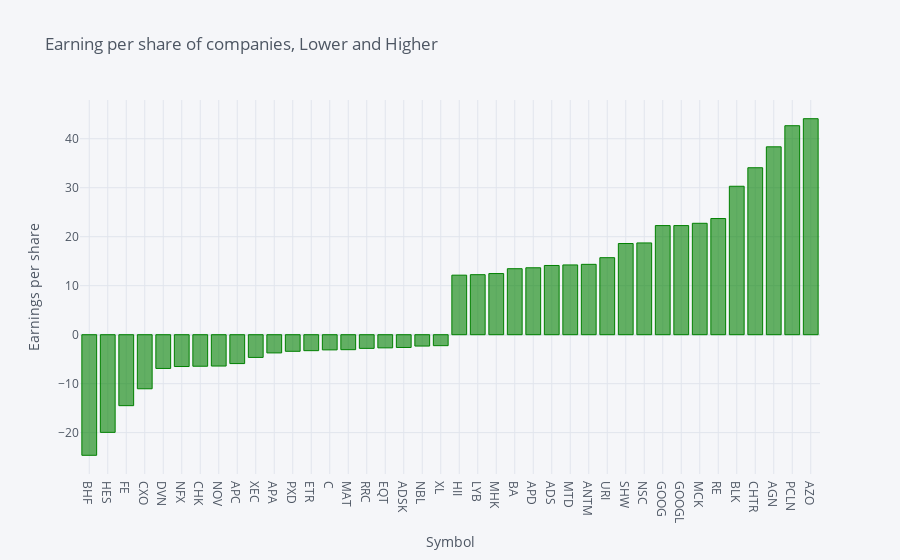

This figure's notebook cell:
### Code cell
val.iplot(x='Symbol',y='Earnings/Share',kind='bar',color='green',
          xTitle='Symbol',yTitle='Earnings per share',
          title='Earning per share of companies, Lower and Higher')

### Figure 1 — Plotly figure (JSON) as saved in the notebook; plotly's stock layout.template omitted (floating-point values rounded to 4 significant figures)
{"data": [{"marker": {"color": "rgba(0, 128, 0, 0.6)", "line": {"color": "rgba(0, 128, 0, 1.0)", "width": 1}}, "name": "Earnings/Share", "orientation": "v", "text": "", "type": "bar", "x": ["BHF", "HES", "FE", "CXO", "DVN", "NFX", "CHK", "NOV", "APC", "XEC", "APA", "PXD", "ETR", "C", "MAT", "RRC", "EQT", "ADSK", "NBL", "XL", "HII", "LYB", "MHK", "BA", "APD", "ADS", "MTD", "ANTM", "URI", "SHW", "NSC", "GOOG", "GOOGL", "MCK", "RE", "BLK", "CHTR", "AGN", "PCLN", "AZO"], "y": [-24.62, -19.94, -14.49, -11.04, -6.89, -6.5, -6.44, -6.4, -5.9, -4.64, -3.72, -3.39, -3.26, -3.1, -3.06, -2.79, -2.69, -2.61, -2.32, -2.24, 12.15, 12.25, 12.48, 13.47, 13.66, 14.13, 14.24, 14.36, 15.72, 18.61, 18.73, 22.27, 22.27, 22.74, 23.71, 30.3, 34.08, 38.35, 42.66, 44.09]}], "layout": {"legend": {"bgcolor": "#F5F6F9", "font": {"color": "#4D5663"}}, "paper_bgcolor": "#F5F6F9", "plot_bgcolor": "#F5F6F9", "title": {"font": {"color": "#4D5663"}, "text": "Earning per share of companies, Lower and Higher"}, "xaxis": {"gridcolor": "#E1E5ED", "showgrid": true, "tickfont": {"color": "#4D5663"}, "title": {"font": {"color": "#4D5663"}, "text": "Symbol"}, "zerolinecolor": "#E1E5ED"}, "yaxis": {"gridcolor": "#E1E5ED", "showgrid": true, "tickfont": {"color": "#4D5663"}, "title": {"font": {"color": "#4D5663"}, "text": "Earnings per share"}, "zerolinecolor": "#E1E5ED"}}}
